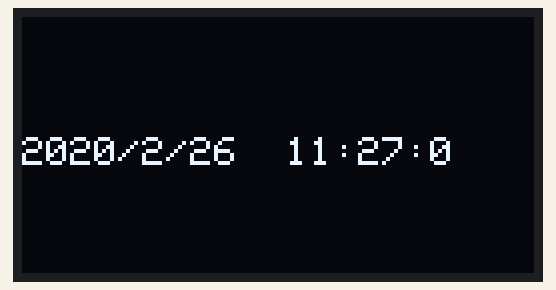
This sketch was run on a simulated Arduino Uno, built with avr-gcc and run on an emulated ATmega328P. Shown: 128×64 one-colour display. The local clock reads 2024-03-15 10:24:30 at power-on unless the sketch sets it.

Above: at 0.1 s.
At 4.4 s:
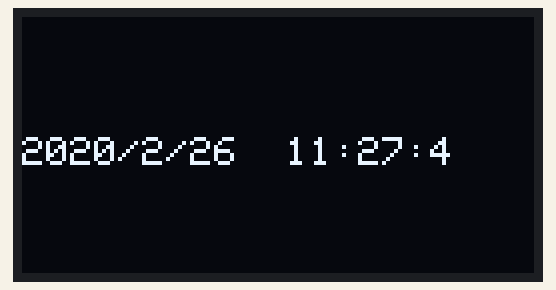
At 11.3 s:
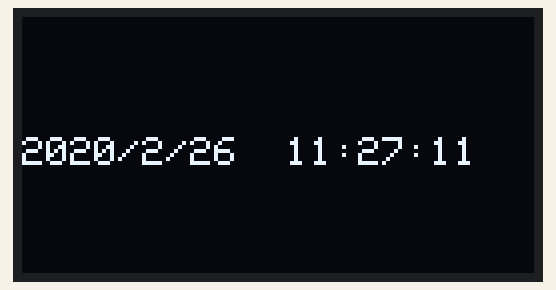
At 19.2 s:
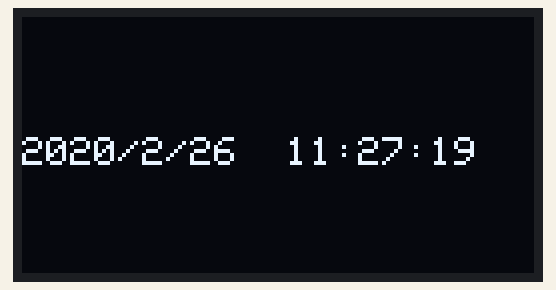
At 29.3 s:
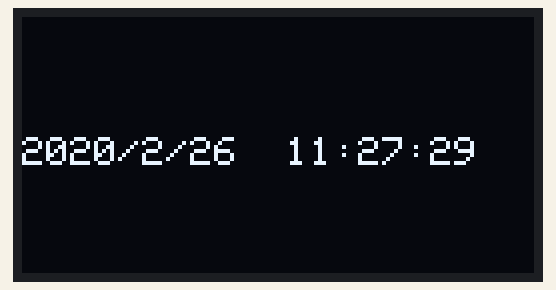
At 38.3 s:
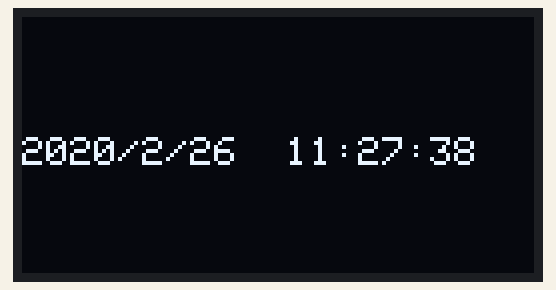

Measured:
- what the display in image 0 shows lasts 1.1 s, from 0.1 s to 1.2 s

The sketch:

Lab7_ex2.ino
```cpp
#include <ThreeWire.h>
#include <RtcDS1302.h>
#include <SPI.h>
#include <Wire.h>
#include <Adafruit_GFX.h>
#include <Adafruit_SSD1306.h>
#define SCREEN_WIDTH 128 // OLED display width, in pixels
#define SCREEN_HEIGHT 64 // OLED display height, in pixels
#define OLED_RESET -1 // Reset pin # (or -1 if sharing Arduino reset pin)
Adafruit_SSD1306 display(SCREEN_WIDTH, SCREEN_HEIGHT, &Wire,OLED_RESET);

ThreeWire myWire(4,5,2); // IO, SCLK, CE
RtcDS1302<ThreeWire> Rtc(myWire);
void printDateTime(const RtcDateTime& dt){


 display.clearDisplay(); // clears the screen and buffer
 display.setTextSize(1);
 display.setTextColor(WHITE);
 display.setCursor(0,30);
 display.print(dt.Year(), DEC);
 display.print("/");
 display.print(dt.Month(), DEC);
 display.print("/");
 display.print(dt.Day(), DEC);
 display.print("  ");
 display.print(dt.Hour(), DEC);
 display.print(":");
 display.print(dt.Minute(), DEC);
 display.print(":");
 display.print(dt.Second(), DEC);
}

void setup() {
 display.begin(SSD1306_SWITCHCAPVCC, 0x3c); //initialize I2C addr 0x3c
 display.clearDisplay(); // clears the screen and buffer
 display.setTextSize(1);
 display.setTextColor(WHITE);
 display.setCursor(0,30);
 display.println("Year/Month/Day Hr:min:sec");
 display.display();
 Serial.begin(57600);
 Rtc.Begin();
 RtcDateTime setting_time(2020,2,26,11,27,00);
 // year, month, dayOfMonth, hour, minute, second
 printDateTime(setting_time);
 //Try to comment This line
 Rtc.SetDateTime(setting_time);
}
void loop() {
 RtcDateTime now = Rtc.GetDateTime();
 printDateTime(now);
 display.display();
 delay(500);

}
```
